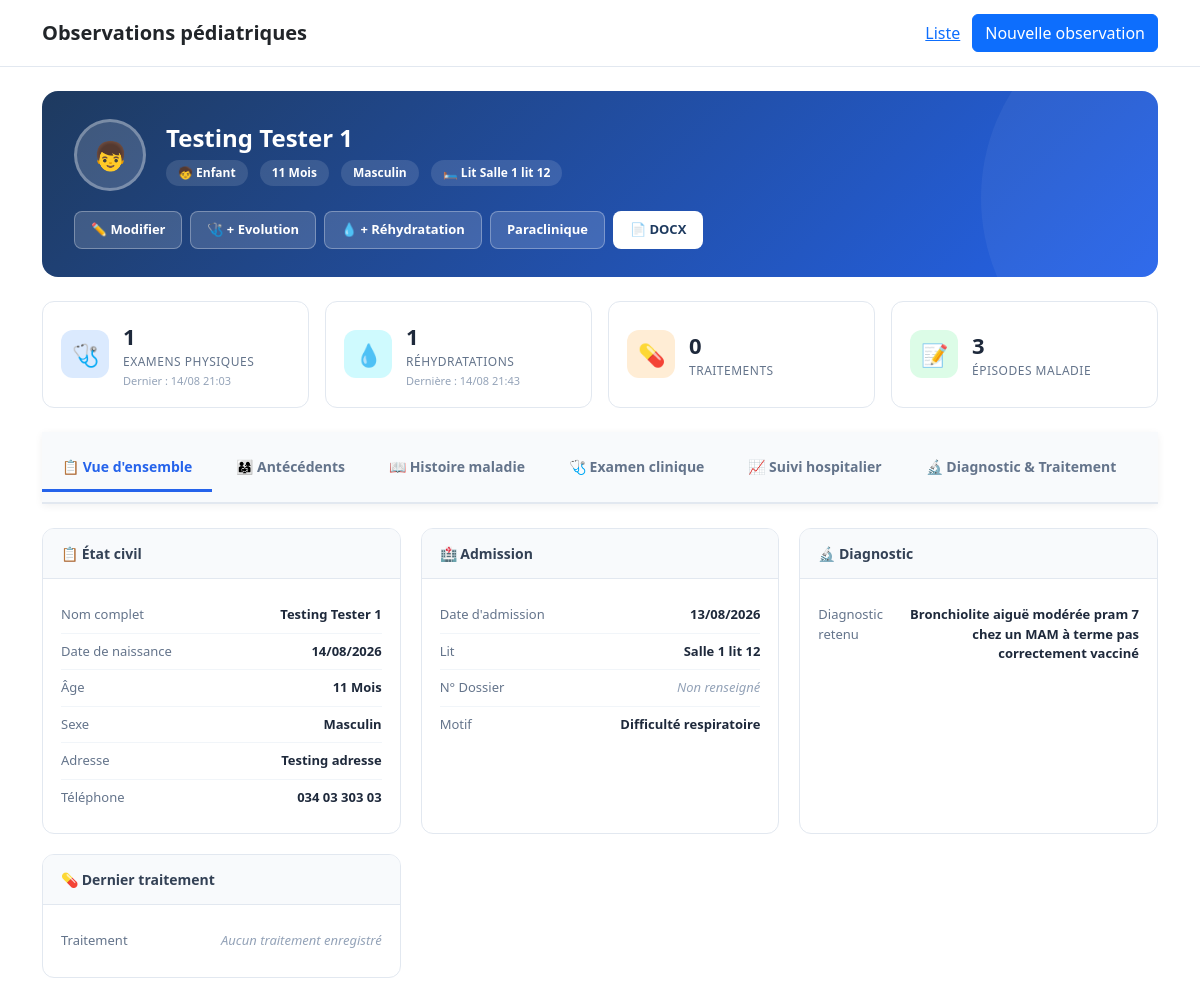
Before: /observations/1/ with the older database file.
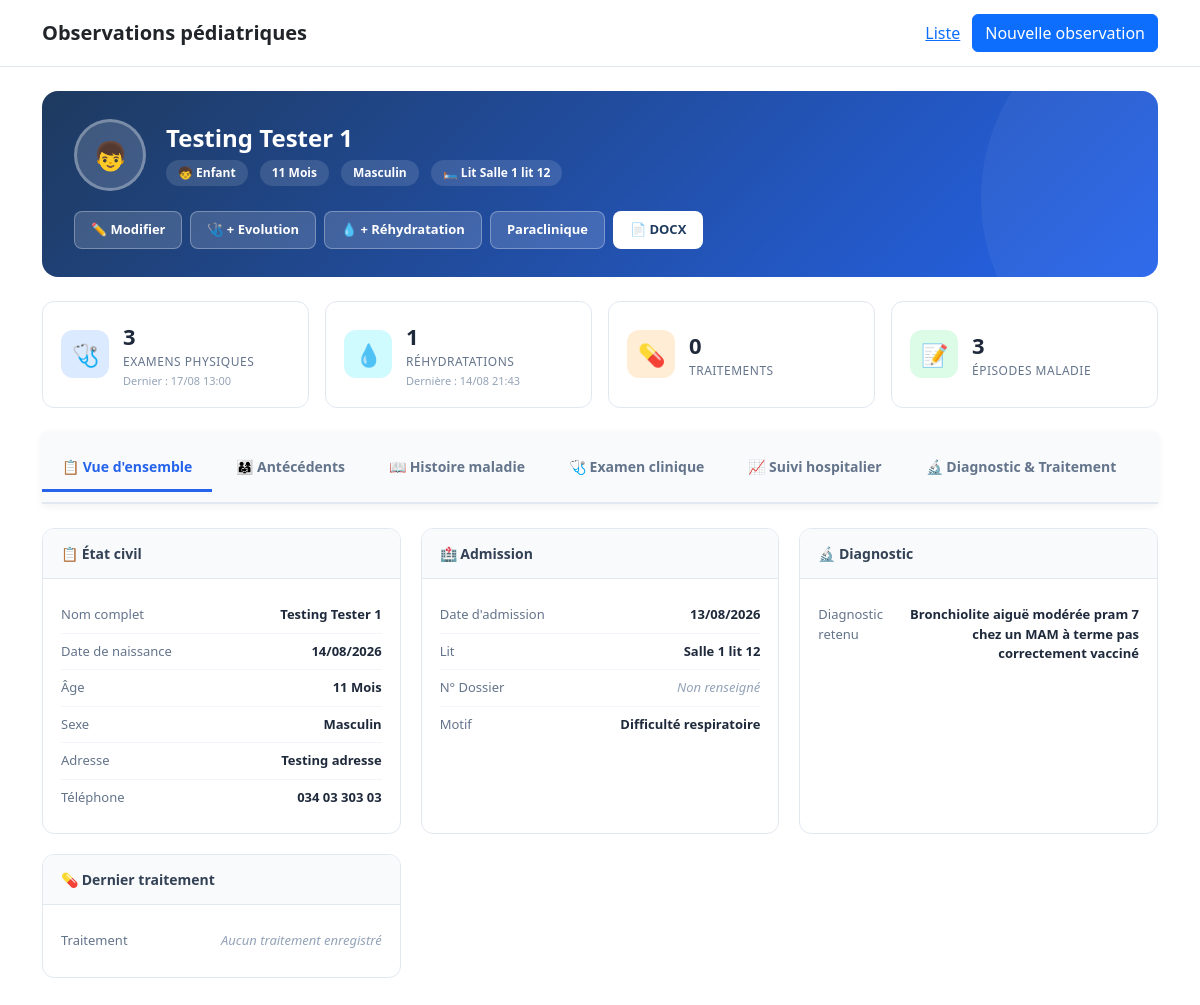
After: the same page with the newer database file.
### patient/models.py (models this page shows, shortened)
class ExamenPhysique(models.Model):
    observation = models.ForeignKey(
        ObservationMedicale,
        on_delete=models.CASCADE,
        related_name="examens_physiques",
        verbose_name="Observation",
    )
    date_heure = models.DateTimeField(
        default=timezone.now,
        db_index=True,
        verbose_name="Date et heure de l'examen",
    )
    examine_par = models.CharField(
        max_length=120,
        null=True,
        blank=True,
        verbose_name="Examiné par",
    )
    poids_kg = models.DecimalField(
        max_digits=5,
        decimal_places=3,
        null=True,
        blank=True,
        verbose_name="Poids (kg)",
    )
    temperature_c = models.DecimalField(
        max_digits=4,
        decimal_places=1,
        null=True,
        blank=True,
        verbose_name="Température (°C)",
    )
    frequence_respiratoire = models.PositiveSmallIntegerField(
        null=True,
        blank=True,
        verbose_name="Fréquence respiratoire (cpm)",
    )
    frequence_cardiaque = models.PositiveSmallIntegerField(
        null=True,
        blank=True,
        verbose_name="Fréquence cardiaque (bpm)",
    )
    tension_arterielle = models.CharField(
        max_length=30,
        null=True,
        blank=True,
        verbose_name="Tension artérielle mmHg",
        help_text="Exemple : 100/60",
    )
    saturation_oxygene = models.PositiveSmallIntegerField(
        null=True,
        blank=True,
        verbose_name="SpO₂ (%)",
    )
    glycelie = models.PositiveSmallIntegerField(
        null=True,
        blank=True,
        verbose_name="Glycémie capillaire (g/l)",
    )
    signes_generaux = models.JSONField(
        default=list,
        blank=True,
        verbose_name="Signes généraux",
        help_text="Liste de codes : asthenie, fievre, amaigrissement, anorexie, sueur profuse",
    )
    signes_fonctionnels = models.JSONField(
        default=list,
        blank=True,
        verbose_name="Signes fonctionnels",
        help_text="Liste de codes : dyspnee, toux, douleur, vomissements, diarrhee, etc.",
    )
    donnees_appareils = models.JSONField(
        default=dict,
        blank=True,
        verbose_name="Examen par appareil",
        help_text=(
            "Structure JSON prévue pour recevoir les examens par appareil : "
            "pleuropulmonaire, cardiovasculaire, digestif, neurologique, ORL, "
            "cutaneomuqueux, genitaux, osteoarticulaire."
        ),
    )
    exceptions = models.TextField(
        null=True,
        blank=True,
        verbose_name="Exceptions / Imprévus",
    )
    conclusion = models.TextField(
        null=True,
        blank=True,
        verbose_name="Conclusion",
    )
    created_at = models.DateTimeField(auto_now_add=True)
    updated_at = models.DateTimeField(auto_now=True)
    class Meta:
        verbose_name = "Examen physique de suivi"
        verbose_name_plural = "Examens physiques de suivi"
        ordering = ["-date_heure"]
        indexes = [
            models.Index(fields=["observation", "-date_heure"]),
        ]

### patient/views.py (the view)
@require_GET
def observation_detail(request, pk):
    observation = get_object_or_404(ObservationMedicale, pk=pk)
    antecedents_familiaux = get_related_instance(observation, "antecedents_familiaux")
    grossesse = get_related_instance(observation, "grossesse")
    accouchement = get_related_instance(observation, "accouchement")
    alimentation = get_related_instance(observation, "alimentation")
    vaccination = get_related_instance(observation, "vaccination")
    contexte = get_related_instance(observation, "contexte_epidemiologique")
    fiche_sociale = get_related_instance(observation, "fiche_sociale")
    dpm = get_related_instance(observation, "developpement_psychomoteur")
    antecedents_personnels = get_related_instance(observation, "antecedents_personnels")
    examen_clinique = get_related_instance(observation, "examen_clinique")
    traitement = get_related_instance(observation, "traitement")
    episodes = observation.episodes_histoire_maladie.all()
    hypotheses = observation.hypotheses_diagnostiques.all()
    evolutions = observation.evolutions.all()
    examens_physiques = observation.examens_physiques.all()
    fiches_rehydratation = observation.fiches_rehydratation.all()
    traitements_ajustes = observation.traitements_ajustes.all()
    dernier_traitement = TraitementAjustement.dernier_pour_observation(observation)
    from .services.docx_generator import format_exam_data
    examen_appareils_formatted = []
    if examen_clinique:
        appareils_list = [
            ("pleuropulmonaire", "Appareil Pleuropulmonaire", "🫁"),
            ("cardiovasculaire", "Appareil Cardiovasculaire", "❤️"),
            ("digestif", "Appareil Digestif", "🫃"),
            ("neurologique", "Appareil Neurologique", "🧠"),
            ("orl", "Sphère ORL (Tête et Cou)", "👂"),
            ("cutaneomuqueux", "Revêtement Cutanéomuqueux", "🖐"),
            ("genitaux", "Appareils Génitaux", "⚧"),
            ("osteoarticulaire", "Appareil Ostéo-Articulaire", "🦴"),
        ]
        for appareil_key, appareil_title, appareil_icon in appareils_list:
            data = getattr(examen_clinique, appareil_key, None)
            if data and isinstance(data, dict):
                lines = format_exam_data(data)
                if lines:
                    categories = []
                    current_category = None
                    current_lines = []
                    for line in lines:
                        if line.startswith("▸") or line.startswith("Chez"):
                            if current_category and current_lines:
                                categories.append({
                                    "title": current_category,
                                    "lines": current_lines,
                                })
                            current_category = line
                            current_lines = []
                        else:
                            current_lines.append(line)
                    if current_category and current_lines:
                        categories.append({
                            "title": current_category,
                            "lines": current_lines,
                        })
                    if not categories and lines:
                        categories.append({
                            "title": "",
                            "lines": lines,
                        })
                    examen_appareils_formatted.append({
                        "key": appareil_key,
                        "title": appareil_title,
                        "icon": appareil_icon,
                        "categories": categories,
                    })
    stats = {
        "nb_examens": examens_physiques.count(),
        "nb_rehydratations": fiches_rehydratation.count(),
        "nb_traitements": traitements_ajustes.count(),
        "nb_episodes": episodes.count(),
        "dernier_examen": examens_physiques.first(),
        "derniere_rehydratation": fiches_rehydratation.first(),
        "dernier_traitement": dernier_traitement,
    }
    context = {
        "observation": observation,
        "antecedents_familiaux": antecedents_familiaux,
        "grossesse": grossesse,
        "accouchement": accouchement,
        "alimentation": alimentation,
        "vaccination": vaccination,
        "contexte": contexte,
        "fiche_sociale": fiche_sociale,
        "dpm": dpm,
        "antecedents_personnels": antecedents_personnels,
        "examen_clinique": examen_clinique,
        "traitement": traitement,
        "episodes": episodes,
        "hypotheses": hypotheses,
        "evolutions": evolutions,
        "examens_physiques": examens_physiques,
        "fiches_rehydratation": fiches_rehydratation,
        "traitements_ajustes": traitements_ajustes,
        "dernier_traitement": dernier_traitement,
        "stats": stats,
        "examen_appareils_formatted" : examen_appareils_formatted,
    }
    return render(request, "patient/observation_detail.html", context)

### patient/models.py (called while the page is built)
    @property
    def age_display(self):
        return f"{self.age_valeur} {self.get_age_unite_display()}"

    @property
    def gain_poids_kg(self):
        if self.poids_initial_kg is None or self.poids_final_kg is None:
            return None
        return self.poids_final_kg - self.poids_initial_kg

    @property
    def gain_poids_display(self):
        gain = self.gain_poids_kg
        if gain is None:
            return ""
        text = format(gain, "f")
        if "." in text:
            text = text.rstrip("0").rstrip(".")
        return f"{text} kg"

    @classmethod
    def dernier_pour_observation(cls, observation):
        return (
            cls.objects.filter(observation=observation)
            .order_by("-version")
            .first()
        )

### patient/services/docx_generator.py (called while the page is built)
def is_empty(value):
    if value is None:
        return True
    if isinstance(value, str) and not value.strip():
        return True
    if isinstance(value, (list, tuple, set)) and not value:
        return True
    if isinstance(value, dict) and not value:
        return True
    return False

def _strip_key(key):
    if isinstance(key, str):
        return key.strip()
    return key

### patient/templates/patient/observation_detail.html (shortened to what the changed rows need)
{% extends "patient/base.html" %}
{% load exam_tags %}
{% block content %}
<div class="patient-header">
    <div class="patient-header-content">
        <div class="patient-identity">
            <div>
                <h1 class="patient-name">{{ observation.nom }} {{ observation.prenoms }}</h1>
            </div>
        </div>
    </div>
</div>
<div class="quick-stats">
    <div class="quick-stat-card">
        <div class="quick-stat-info">
            <div class="value">{{ stats.nb_examens }}</div>
            <div class="label">Examens physiques</div>
            {% if stats.dernier_examen %}
                <div class="sub">Dernier : {{ stats.dernier_examen.date_heure|date:"d/m H:i" }}</div>
            {% endif %}
        </div>
    </div>
</div>
{% endblock %}

Changed rows visible on the page:
no longer on this page (row unchanged): ExamenPhysique: dernier_examen.date_heure "14/08 21:03"
added ExamenPhysique: dernier_examen.date_heure "17/08 13:00"
Other visible differences:
{{ stats.nb_examens }}: "1" → "3"
